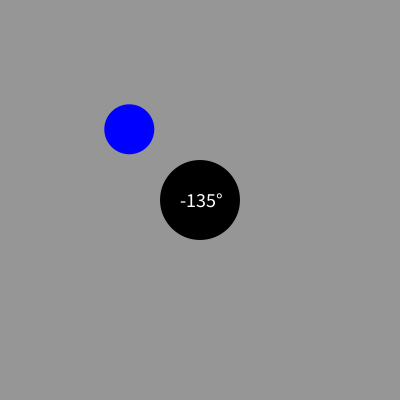
Frame 1 (no input)
Frame 60 (the mouse pressed at the canvas centre just before this capture): identical to frame 1, image omitted
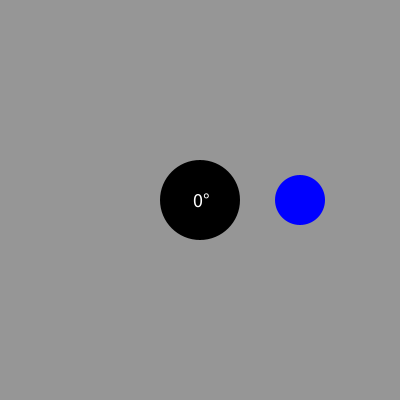
Frame 120 (the mouse held since frame 60 and released just before this capture)

The Processing sketch that drew these frames (run headless with seeded random() and noise(); from frame 60 on, the mouse is pressed at the canvas centre):

// Processing sketch: atan_Function
// ── atan_Function.pde
/*
 * The Arcangent Function
 * Handy for calculating angles bewtween 2 points
 *
 * MW 3.11.15
 *
 * end
 
 */

///////////////////// GLOBALS ////////////////////

int x, y;
///////////////////// SETUP ////////////////////

void setup() {
  size(400, 400);
  x = width/2;
  y = height/2;
  textSize(20);
  textAlign(CENTER, CENTER);
  noStroke();
  smooth();
}

///////////////////// DRAW ////////////////////
void draw() {
  background(150);
  translate(x, y);
  fill(0);
  ellipse(0, 0, 80, 80);
  fill(255);
  
  float angle = atan2(mouseY-y, mouseX-x);
  text(int(degrees(angle))+"°", 0, 0);
  rotate(angle);
  fill(0, 0, 255);
  ellipse(100, 0, 50, 50);
}
